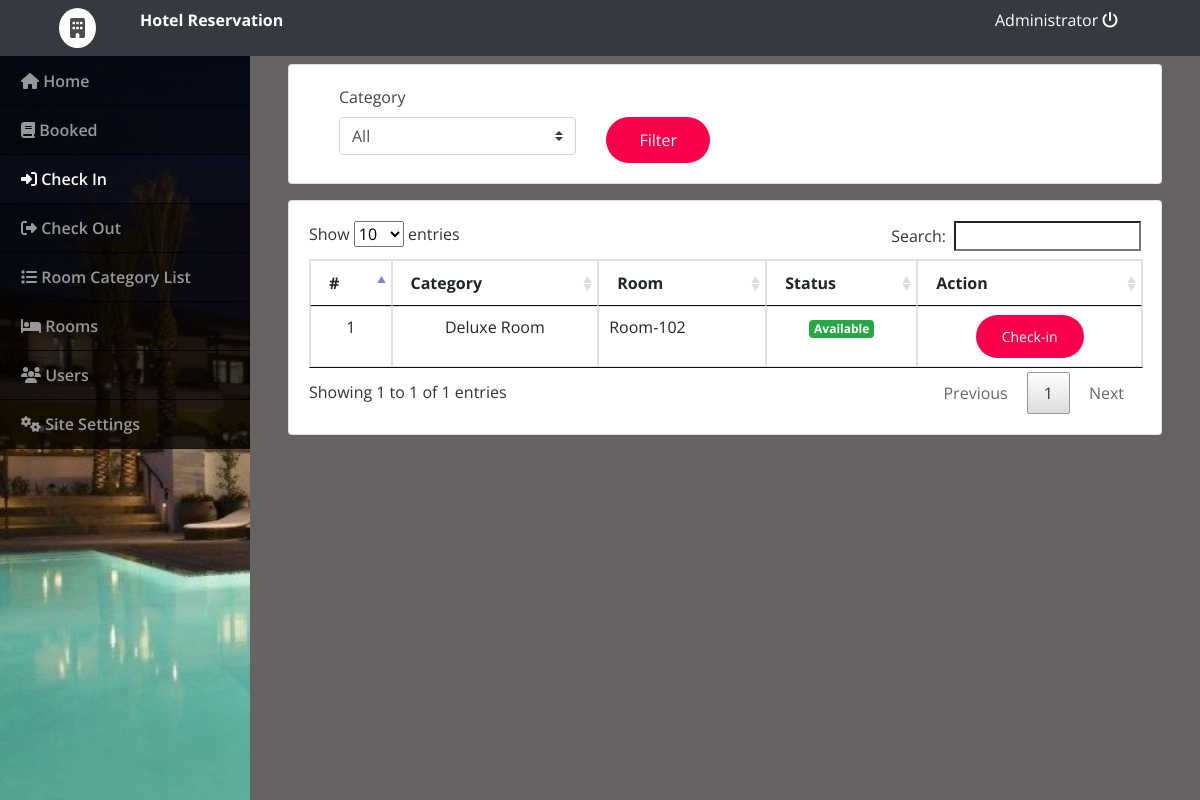
The app's page /admin/index.php?page=check_in (signed in) with its own data.
### tables this page shows
CREATE TABLE `rooms` (
  `id` int(30) NOT NULL,
  `room` varchar(30) NOT NULL,
  `category_id` int(30) NOT NULL,
  `status` tinyint(1) NOT NULL DEFAULT 0 COMMENT '0 = Available , 1= Unvailables'
);

### admin/check_in.php (the view, shortened to what this page needs)
<?php include('db_connect.php');
?>
<div class="container-fluid">
	<div class="col-lg-12">
		<div class="row">
			<div class="col-md-12">
				<div class="card">
					<div class="card-body">
						<div class="container-fluid">
							<div class="col-md-12">
								<form id="filter">
									<div class="row">
										<div class=" col-md-4">
											<label class="control-label">Category</label>
											<select class="custom-select browser-default" name="category_id">
												<option value="all" <?php echo isset($_GET['category_id']) && $_GET['category_id'] == 'all' ? 'selected' : '' ?>>All</option>
												<?php
												$cat = $conn->query("SELECT * FROM room_categories order by name asc ");
												while($row= $cat->fetch_assoc()) {
													$cat_name[$row['id']] = $row['name'];
													?>
												<?php
												}
												?>
											</select>
										</div>
										<div class="col-md-2">
											<label for="" class="control-label">&nbsp</label>
											<button class="btn btn-block btn-primary">Filter</button>
										</div>
									</div>
								</form>
							</div>
						</div>
					</div>
				</div>
			</div>
		</div>
		<div class="row mt-3">
			<div class="col-md-12">
				<div class="card">
					<div class="card-body">
						<table class="table table-bordered">
							<thead>
								<th>#</th>
								<th>Category</th>
								<th>Room</th>
								<th>Status</th>
								<th>Action</th>
							</thead>
							<tbody>
								<?php
								$i = 1;
								$where = '';
									if(empty($where))
										$where .= " where status = '0' ";
									else
										$where .= " and status = '0' ";
								$rooms = $conn->query("SELECT * FROM rooms ".$where." order by id asc");
								while($row=$rooms->fetch_assoc()):
								?>
								<tr>
									<td class="text-center"><?php echo $i++ ?></td>
									<td class="text-center"><?php echo $cat_name[$row['category_id']] ?></td>
									<td class=""><?php echo $row['room'] ?></td>
									<?php if($row['status'] == 0): ?>
										<td class="text-center"><span class="badge badge-success">Available</span></td>
									<?php else: ?>
										<td class="text-center"><span class="badge badge-default">Unavailable</span></td>
									<?php endif; ?>
									<td class="text-center">
											<button class="btn btn-sm btn-primary check_in" type="button" data-id="<?php echo $row['id'] ?>">Check-in</button>
									</td>
								</tr>
							<?php endwhile; ?>
							</tbody>
						</table>
					</div>
				</div>
			</div>
		</div>
	</div>
</div>

### admin/assets/css/style.css (style rules this page uses)
body { font-family: "Open Sans", sans-serif; color: #444444; width: 100%; height: calc(100%); }

### admin/index.php (style rules this page uses)
body { background: #666362; }

### admin/check_in.php (style rules this page uses)
.btn { background-color: #f9004d; color: white; text-decoration: none; border: 1px solid transparent; font-weight: soild; padding: 10px 25px; border-radius: 25px; transition: transform .4s; }

### records on screen
rooms: category "Deluxe Room", room "Room-102", status "Available"

### other values on screen
$_SESSION['setting_hotel_name'] "Hotel Reservation"
$_SESSION['login_name'] "Administrator"
